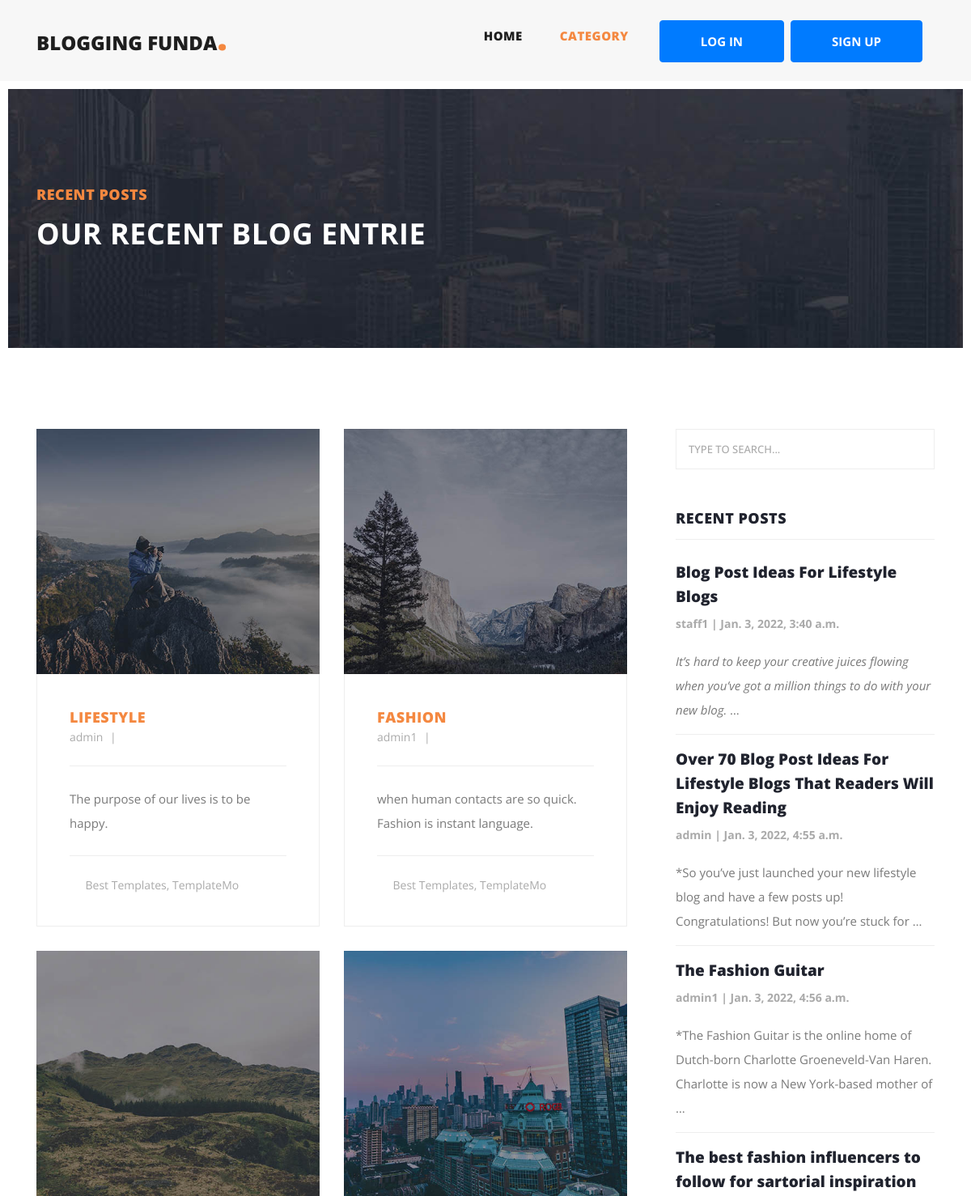
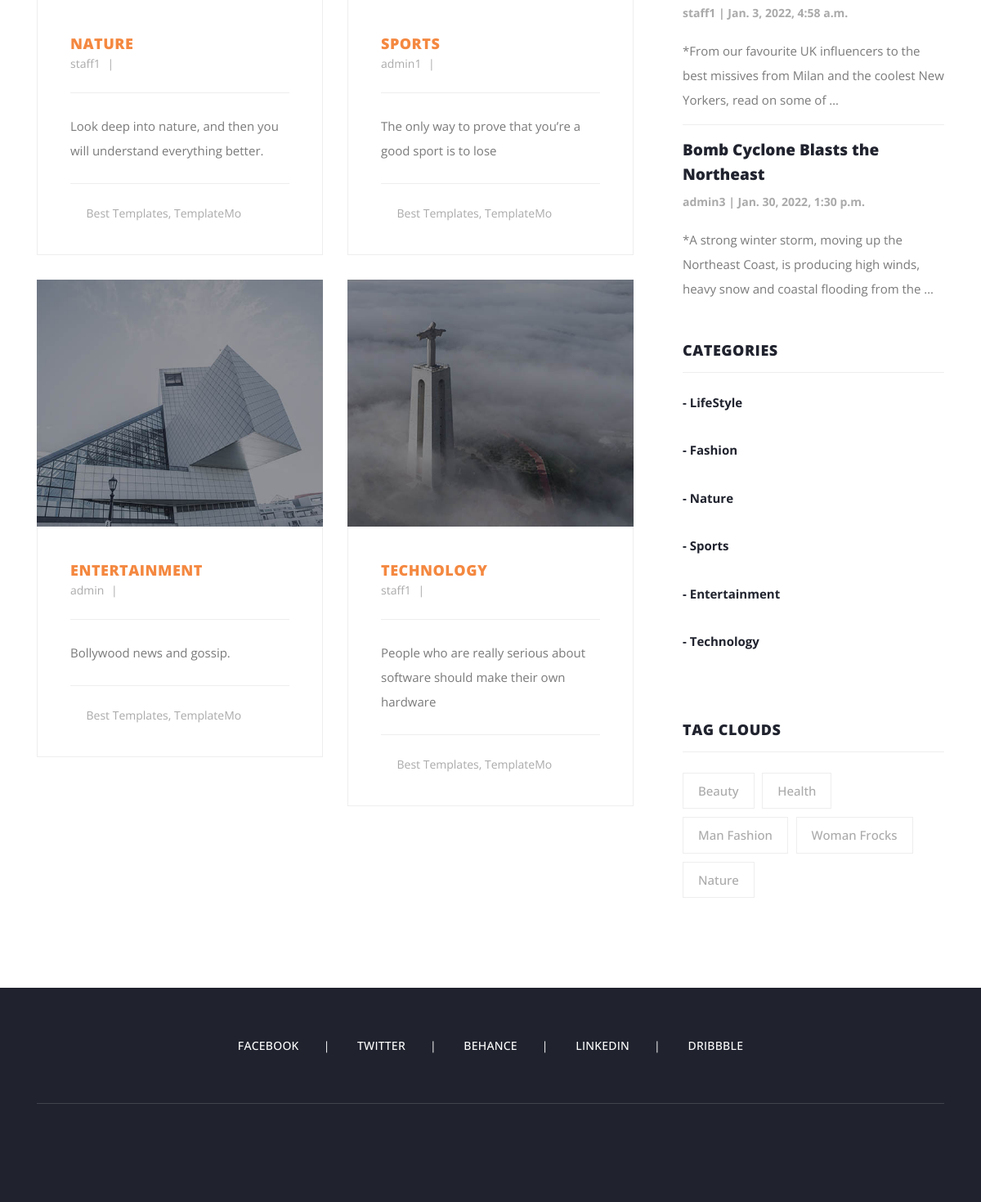
Page /catogery/ on the committed database (2 pictures, top to bottom).
### BlogApp/models.py (models this page shows, shortened)
class Category(models.Model):
    cat_id = models.AutoField(primary_key=True)
    title = models.CharField(max_length=100)
    author = models.ForeignKey('auth.User',on_delete=models.CASCADE,)
    description = models.TextField()
    url = models.CharField(max_length=100)
    img = models.ImageField(upload_to = 'catogery/')

class Post(models.Model):
    post_id = models.AutoField(primary_key=True)
    title = models.CharField(max_length=100)
    author = models.ForeignKey('auth.User',on_delete=models.CASCADE,)
    content = models.TextField()
    url = models.CharField(max_length=100)
    cat = models.ForeignKey(Category,on_delete=models.CASCADE)
    img = models.ImageField(upload_to = 'post/')
    add_date = models.DateTimeField(auto_now_add=True, null=True)
    tag = models.CharField(max_length=50,null=True)

### BlogApp/views.py (the view)
# urls.py: path('catogery/',catogery, name = 'catogery'),
def catogery(request):
    posts = Post.objects.all()
    cats = Category.objects.all()
    return render(request,'blog.html',{'cats':cats,'posts':posts,'catogery':'active'})

### BlogApp/templatetags/markdownsupport.py (called while the page is built)
@register.filter
def convert_markdown(value):
    return markdown.markdown(value)

### templates/blog.html (shortened to what this page needs)
{% extends 'base.html' %}{% block title %}Blog{% endblock title %} {% block content %}
<header class="">
    {% include 'header.html'%}
</header>
<div class="heading-page header-text">
    <section class="page-heading">
        <div class="container">
            <div class="row">
                <div class="col-lg-12">
                    <div class="text-content">
                        <h4>Recent Posts</h4>
                        <h2>Our Recent Blog Entrie</h2>
                    </div>
                </div>
            </div>
        </div>
    </section>
</div>
<section class="blog-posts grid-system">
    <div class="container">
        <div class="row">
            <div class="col-lg-8">
                <div class="all-blog-posts">
                    <div class="row">
                        {% for cat in cats %}
                        <div class="col-lg-6">
                            <div class="blog-post">
                                <div class="blog-thumb">
                                    <img src="/media/{{cat.img}}" alt="">
                                </div>
                                <div class="down-content">
                                    <a href="/allpostonecatogery/{{cat.url}}">
                                        <span>{{cat.title}}</span>
                                    </a>
                                    <ul class="post-info">
                                        <li>
                                            <a href="#">{{cat.author}}</a>
                                        </li>
                                    </ul>
                                    <p>{{cat.description}}</p>
                                    <div class="post-options">
                                        <div class="row">
                                            <div class="col-lg-12">
                                                <ul class="post-tags">
                                                    <li><i class="fa fa-tags"></i></li>
                                                    <li><a href="#">Best Templates</a>,</li>
                                                    <li><a href="#">TemplateMo</a></li>
                                                </ul>
                                            </div>
                                        </div>
                                    </div>
                                </div>
                            </div>
                        </div>{% endfor %}
                    </div>
                </div>
            </div>
            <div class="col-lg-4">
                <div class="sidebar">
                    <div class="row">
                        <div class="col-lg-12">
                            <div class="sidebar-item search">
                                <form id="search_form" name="gs" method="GET" action="#">
                                    <input type="text" name="q" class="searchText" placeholder="type to search..." autocomplete="on">
                                </form>
                            </div>
                        </div>
                        <div>{% include 'side-bar-post-cat.html'%}</div>
                        <div class="col-lg-12">
                            <div class="sidebar-item tags">
                                <div class="sidebar-heading">
                                    <h2>Tag Clouds</h2>
                                </div>
                                <div class="content">
                                    <ul>{% for post in posts %}
                                        <li>
                                            <a href="#">{{post.tag}}</a>
                                        </li>
                                        {% endfor %}
                                    </ul>
                                </div>
                            </div>
                        </div>
                    </div>
                </div>
            </div>
        </div>
    </div>
</section>
<footer>
    {% include 'footer.html'%}
</footer>{% endblock content %}

### templates/base.html (shortened to what this page needs)
<!DOCTYPE html>
<html lang="en">
{% load static %}
<head>
    <link href="{% static 'css/bootstrap.min.css' %}" rel="stylesheet">
    <link rel="stylesheet" href="{% static 'css/fontawesome.css' %}">
    <link rel="stylesheet" href="{% static 'css/templatemo-stand-blog.css' %}">
    <link rel="stylesheet" href="{% static 'css/owl.css' %}">
    <link href="{% static 'vendor/mdi-font/css/material-design-iconic-font.min.css' %}" rel="stylesheet" media="all">
    <link href="{% static 'vendor/font-awesome-4.7/css/font-awesome.min.css' %}" rel="stylesheet" media="all">
    <link href="{% static 'vendor/select2/select2.min.css' %}" rel="stylesheet" media="all">
    <link href="{% static 'vendor/datepicker/daterangepicker.css' %}" rel="stylesheet" media="all">
    <link href="{% static 'css/main-1.css' %}" rel="stylesheet" media="all">
</head>
<body>
    {% block content %}{% endblock content %}
</body>
</html>

### templates/header.html (shortened to what this page needs)
<!DOCTYPE html>
<html lang="en">
{% load static %}
<head>
</head>
<body>
    <header>
        <nav class="navbar navbar-expand-lg">
            <div class="container">
                <a class="navbar-brand" href="{% url 'home'%}">
                    <h2>Blogging Funda<em>.</em></h2>
                </a>
                <div class="collapse navbar-collapse" id="navbarResponsive">
                    <ul class="navbar-nav ml-auto">
                        <li class="nav-item ">
                            <a class="nav-link {{home}}" href="{% url 'home'%}">Home
            </a>
                        </li>
                        <li class="nav-item">
                            <a class="nav-link {{catogery}}" href="{% url 'catogery'%}">Category</a>
                        </li>
                        <li class="nav-item">
                            <div class="collapse navbar-collapse" id="navbarCollapse">
                                {% if user.is_authenticated %}
                                <ul class="navbar-nav ml-auto">
                                    <li class="nav-item">
                                        <a class="nav-link dropdown-toggle" href="#" id="userMenu" data-toggle="dropdown" aria-haspopup="true" aria-expanded="false">
                                Hi {{ user.username }}!
                                </a>
                                        <div class="dropdown-menu dropdown-menu-right" aria-labelledby="userMenu">
                                            <a class="dropdown-item" href="{% url 'password_change'%}">Change password</a>
                                            <div class="dropdown-divider"></div>
                                            <a class="dropdown-item" href="{% url 'logout' %}">
                                Log Out</a>
                                        </div>
                                    </li>
                                </ul>
                                {% else %}
                                <form class="form-inline ml-auto">
                                    <a href="{% url 'login' %}" class="btn btn-primary">
                                Log In</a>
                                    <a href="{% url 'register' %}" class="btn btn-primary ml-2">
                                Sign Up</a>
                                </form>
                                {% endif %}
                            </div>
        </nav>
    </header>
</body>

### templates/side-bar-post-cat.html
{% load markdownsupport %}
<div class="col-lg-12">
    <div class="sidebar-item recent-posts">
        <div class="sidebar-heading">
            <h2>Recent Posts</h2>
        </div>
        <div class="content">
            <ul>{% for post in posts%}
                <li>
                    <a href="{% url 'post-details' post.url%}">
                        <h5>{{post.title}}</h5>
                        <strong><span>{{post.author}} | {{post.add_date}}</span></strong>
                        <br>
                        <p>{{post.content|truncatewords:20|convert_markdown|safe}}</p>
                    </a>
                </li>
                {% endfor %}
            </ul>
        </div>
    </div>
</div>
<div class="col-lg-12">
    <div class="sidebar-item categories">
        <div class="sidebar-heading">
            <h2>Categories</h2>
        </div>
        {% for cat in cats %}
        <div class="content">
            <ul>
                <li><a href="/allpostonecatogery/{{cat.url}}">- {{cat.title}}</a>
                </li>
                <br>
            </ul>
        </div>{% endfor %}
    </div>
</div>

### templates/footer.html
<!DOCTYPE html>
<html lang="en">
<head>
</head>
<body>
    <div class="container">
        <div class="row">
            <div class="col-lg-12">
                <ul class="social-icons">
                    <li><a href="#">Facebook</a></li>
                    <li><a href="#">Twitter</a></li>
                    <li><a href="#">Behance</a></li>
                    <li><a href="#">Linkedin</a></li>
                    <li><a href="#">Dribbble</a></li>
                </ul>
            </div>
        </div>
    </div>
</body>

### static/css/main-1.css (style rules this page uses)
.row { display: -webkit-box; display: -webkit-flex; display: -moz-box; display: -ms-flexbox; display: flex; -webkit-flex-wrap: wrap; -ms-flex-wrap: wrap; flex-wrap: wrap; }
html { -webkit-box-sizing: border-box; -moz-box-sizing: border-box; box-sizing: border-box; }
* { padding: 0; margin: 0; }
*, *:before, *:after { -webkit-box-sizing: inherit; -moz-box-sizing: inherit; box-sizing: inherit; }
body, h1, h2, h3, h4, h5, h6, blockquote, p, pre, dl, dd, ol, ul, figure, hr, fieldset, legend { margin: 0; padding: 0; }
body { font-family: "Open Sans", "Arial", "Helvetica Neue", sans-serif; font-weight: 400; font-size: 14px; }
h1, h2, h3, h4, h5, h6 { font-weight: 400; }
h2 { font-size: 30px; }
h4 { font-size: 18px; }
h5 { font-size: 15px; }
.btn { display: inline-block; line-height: 50px; padding: 0 50px; -webkit-transition: all 0.4s ease; -o-transition: all 0.4s ease; -moz-transition: all 0.4s ease; transition: all 0.4s ease; cursor: pointer; font-size: 15px; text-transform: uppercase; font-weight: 700; color: #fff; font-family: inherit; }
input { outline: none; margin: 0; border: none; -webkit-box-shadow: none; -moz-box-shadow: none; box-shadow: none; width: 100%; font-size: 14px; font-family: inherit; }

### rows in the picture
Category: img (picture), title "LIFESTYLE", author "admin", description "The purpose of our lives is to be happy.", title "LifeStyle"
Category: img (picture), title "FASHION", author "admin1", description "when human contacts are so quick. Fashion is instant language.", title "Fashion"
Category: img (picture), title "NATURE", author "staff1", description "Look deep into nature, and then you will understand everything better.", title "Nature"
Category: img (picture), title "SPORTS", author "admin1", description "The only way to prove that you’re a good sport is to lose", title "Sports"
Category: img (picture), title "ENTERTAINMENT", author "admin", description "Bollywood news and gossip.", title "Entertainment"
Category: img (picture), title "TECHNOLOGY", author "staff1", description "People who are really serious about software should make their own hardware", title "Technology"
Post: title "Blog Post Ideas For Lifestyle Blogs", author "staff1", add_date "Jan. 3, 2022, 3:40 a.m.", content|convert_markdown "It’s hard to keep your creative juices flowing when you’ve got a million things to do with your new blog. …", tag "Beauty"
Post: title "Over 70 Blog Post Ideas For Lifestyle Blogs That Readers Will Enjoy Reading", author "admin", add_date "Jan. 3, 2022, 4:55 a.m.", content|convert_markdown "*So you’ve just launched your new lifestyle blog and have a few posts up! Congratulations! But now you’re stuck for …", tag "Health"
Post: title "The Fashion Guitar", author "admin1", add_date "Jan. 3, 2022, 4:56 a.m.", content|convert_markdown "*The Fashion Guitar is the online home of Dutch-born Charlotte Groeneveld-Van Haren. Charlotte is now a New York-based mother of …", tag "Man Fashion"
Post: title "The best fashion influencers to follow for sartorial inspiration", author "staff1", add_date "Jan. 3, 2022, 4:58 a.m.", content|convert_markdown "*From our favourite UK influencers to the best missives from Milan and the coolest New Yorkers, read on some of …", tag "Woman Frocks"
Post: title "Bomb Cyclone Blasts the Northeast", author "admin3", add_date "Jan. 30, 2022, 1:30 p.m.", content|convert_markdown "*A strong winter storm, moving up the Northeast Coast, is producing high winds, heavy snow and coastal flooding from the …", tag "Nature"
